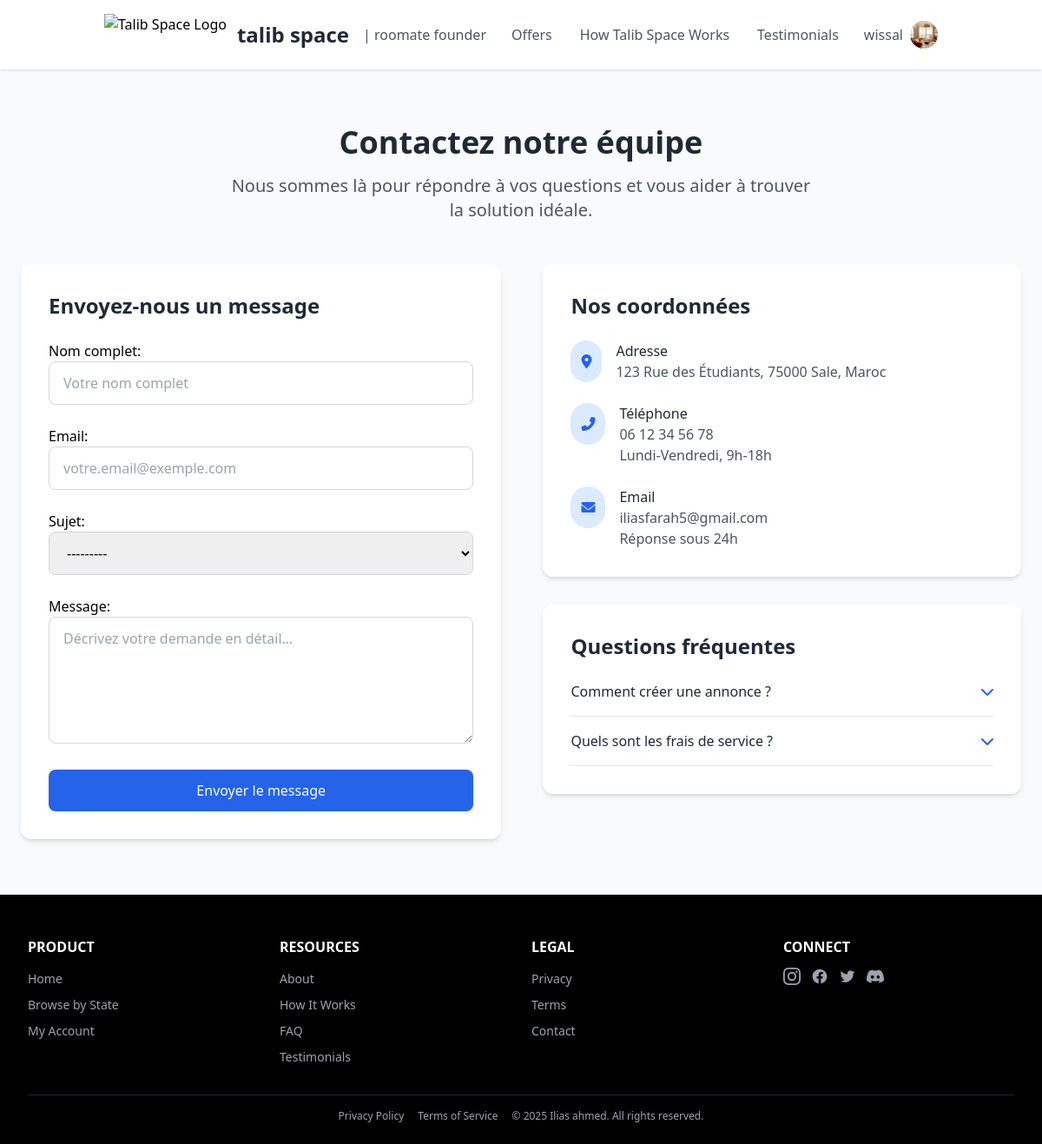
/contact/ (signed in), run on the app's committed database.
### authuser/models.py (models this page shows, shortened)
class User(AbstractBaseUser, PermissionsMixin):
    STATUS_CHOICES = [
        ('pending', 'Pending'),
        ('approved', 'Approved'),
        ('rejected', 'Rejected'),
    ]
    PROFILE_STATUS_CHOICES = [
        ('looking', 'Looking for offers'),
        ('posting', 'Has posted announcement'),
    ]
    email = models.EmailField(blank=True, default='', unique=True)
    name = models.CharField(max_length=255, blank=True, default='')
    surname = models.CharField(max_length=255, blank=True, default='')
    status = models.CharField(max_length=10, choices=STATUS_CHOICES, default='pending')
    profile_status = models.CharField(max_length=10, choices=PROFILE_STATUS_CHOICES, default='looking')
    is_active = models.BooleanField(default=True)
    is_superuser = models.BooleanField(default=False)
    is_staff = models.BooleanField(default=False)
    date_joined = models.DateTimeField(default=timezone.now)
    last_login = models.DateTimeField(blank=True, null=True)
    profile_picture = models.ImageField(upload_to=user_profile_pic_path, blank=True, null=True)
    description = models.TextField(blank=True, default='')
    objects = CustomUserManager()
    USERNAME_FIELD = 'email'
    EMAIL_FIELD = 'email'
    REQUIRED_FIELDS = ['name', 'surname']

### contact/views.py (the view)
# urls.py: path('', views.contact_view, name='contact'),
def contact_view(request):
    if request.method == 'POST':
        form = ContactForm(request.POST)
        if form.is_valid():
            contact_message = form.save()
            context = {
                'name': contact_message.name,
                'email': contact_message.email,
                'subject': contact_message.get_subject_display_full(),
                'message': contact_message.message,
                'date': contact_message.created_at,
            }
            try:
                logger.info(f"📧 Tentative d'envoi d'email pour {contact_message.name}")
                admin_subject = f"Nouveau message de contact - {contact_message.get_subject_display_full()}"
                admin_html_message = render_to_string('welcompage/email_admin.html', context)
                admin_plain_message = strip_tags(admin_html_message)
                send_mail(
                    subject=admin_subject,
                    message=admin_plain_message,
                    html_message=admin_html_message,
                    from_email=settings.DEFAULT_FROM_EMAIL,
                    recipient_list=[settings.CONTACT_EMAIL],
                    fail_silently=False,
                )
                logger.info("✅ Email administrateur envoyé avec succès")
                user_subject = "Confirmation de réception de votre message - Talib Space"
                user_html_message = render_to_string('welcompage/email_user_confirmation.html', context)
                user_plain_message = strip_tags(user_html_message)
                send_mail(
                    subject=user_subject,
                    message=user_plain_message,
                    html_message=user_html_message,
                    from_email=settings.DEFAULT_FROM_EMAIL,
                    recipient_list=[contact_message.email],
                    fail_silently=False,
                )
                logger.info("✅ Email de confirmation utilisateur envoyé avec succès")
                messages.success(request, 'Votre message a été envoyé avec succès ! Nous vous répondrons dans les plus brefs délais.')
                return redirect('contact:contact')
            except Exception as e:
                logger.error(f"❌ Erreur d'envoi d'email: {e}")
                if 'authentication' in str(e).lower() or 'username' in str(e).lower():
                    error_msg = 'Erreur d\'authentification Gmail. Vérifiez le mot de passe d\'application.'
                elif 'connection' in str(e).lower() or 'network' in str(e).lower():
                    error_msg = 'Erreur de connexion. Vérifiez votre connexion internet.'
                elif 'smtp' in str(e).lower():
                    error_msg = 'Erreur SMTP. Vérifiez la configuration Gmail.'
                else:
                    error_msg = f'Erreur technique: {str(e)}'
                messages.warning(request, f'Votre message a été enregistré mais l\'envoi par email a échoué: {error_msg}')
                print(f"❌ Erreur d'envoi d'email: {e}")
        else:
            messages.error(request, 'Veuillez corriger les erreurs dans le formulaire.')
    else:
        form = ContactForm()
    return render(request, 'welcompage/contact.html', {'form': form})

### messaging/context_processors.py (called while the page is built)
def unread_messages(request):
    if request.user.is_authenticated:
        unread_count = Message.objects.filter(
            conversation__participants=request.user,
            is_read=False
        ).exclude(sender=request.user).count()
        return {'unread_message_count': unread_count}
    return {'unread_message_count': 0}

### templates/welcompage/contact.html (shortened to what this page needs)
<!DOCTYPE html>
<html lang="en">
<head>
    <script src="https://cdn.tailwindcss.com"></script>
    <link rel="stylesheet" href="https://cdnjs.cloudflare.com/ajax/libs/font-awesome/6.0.0/css/all.min.css">
</head>
<body class="h-full flex flex-col bg-gray-50">
   <nav class="w-full sticky top-0 z-50 bg-white shadow">
    <div class="container mx-auto px-4 sm:px-6 lg:px-8">
        <div class="flex justify-between items-center py-4">
            <div class="flex items-center">
                <a href="{% url 'pages:homepage' %}" class="flex items-center">
                    <img src="https://img.freepik.com/vecteurs-premium/creation-logo-education-scolaire-maison-modele-logo-logement-etudiant_825834-932.jpg"
                        alt="Talib Space Logo" class="h-12 w-auto mr-3">
                    <span class="text-2xl font-extrabold text-gray-800">talib space</span>
                    <span class="ml-4 text-gray-600">| roomate founder</span>
                </a>
            </div>
            <div class="hidden md:flex items-center space-x-8">
                <a href="{% url 'pages:offers' %}" class="text-gray-600 hover:text-blue-500 transition duration-300">Offers</a>
                <a href="{% url 'pages:howworks' %}" class="text-gray-600 hover:text-blue-500 transition duration-300">How Talib Space Works</a>
                <a href="{% url 'pages:testo' %}" class="text-gray-600 hover:text-blue-500 transition duration-300">Testimonials</a>
            </div>
            {% if user.is_authenticated %}
                <div class="flex items-center space-x-4">
                    <div class="relative">
                        <button id="user-menu-button" type="button" class="flex items-center space-x-2 focus:outline-none">
                            <span class="text-gray-600">{{ user.name }}</span>
                            <div class="w-8 h-8 rounded-full bg-gray-200 flex items-center justify-center overflow-hidden">
                                {% if user.profile_picture %}
                                    <img src="{{ user.profile_picture.url }}" alt="Profile Photo" class="w-full h-full object-cover">
                                {% else %}
                                    <svg xmlns="http://www.w3.org/2000/svg" class="h-5 w-5 text-gray-500" viewBox="0 0 20 20" fill="currentColor">
                                        <path fill-rule="evenodd" d="M10 9a3 3 0 100-6 3 3 0 000 6zm-7 9a7 7 0 1114 0H3z" clip-rule="evenodd" />
                                    </svg>
                                {% endif %}
                            </div>
                        </button>
                    </div>
                </div>
            {% endif %}
        </div>
    </div>
</nav>
<main>
     <section class="py-16 px-4">
        <div class="container mx-auto max-w-6xl">
            <div class="text-center mb-12">
                <h1 class="text-4xl font-bold text-gray-800 mb-4">Contactez notre équipe</h1>
                <p class="text-xl text-gray-600 max-w-2xl mx-auto">
                    Nous sommes là pour répondre à vos questions et vous aider à trouver la solution idéale.
                </p>
            </div>
            <div class="flex flex-col lg:flex-row gap-12">
                <div class="lg:w-1/2 bg-white rounded-xl shadow-md p-8">
                    <h2 class="text-2xl font-semibold text-gray-800 mb-6">Envoyez-nous un message</h2>
                    <form method="post" class="space-y-6">
                        <div>
                            {{ form.name.label_tag }}
                            {{ form.name }}
                        </div>
                        <div>
                            {{ form.email.label_tag }}
                            {{ form.email }}
                        </div>
                        <div>
                            {{ form.subject.label_tag }}
                            {{ form.subject }}
                        </div>
                        <div>
                            {{ form.message.label_tag }}
                            {{ form.message }}
                        </div>
                        <button type="submit"
                                class="w-full bg-blue-600 hover:bg-blue-700 text-white font-medium py-3 px-6 rounded-lg transition duration-300 transform hover:scale-105">
                            Envoyer le message
                        </button>
                    </form>
                </div>
                <div class="lg:w-1/2 space-y-8">
                    <div class="bg-white rounded-xl shadow-md p-8">
                        <h2 class="text-2xl font-semibold text-gray-800 mb-6">Nos coordonnées</h2>
                        <div class="space-y-6">
                            <div class="flex items-start">
                                <div class="bg-blue-100 p-3 rounded-full mr-4">
                                    <i class="fas fa-map-marker-alt text-blue-600"></i>
                                </div>
                                <div>
                                    <h3 class="font-medium text-gray-800">Adresse</h3>
                                    <p class="text-gray-600">123 Rue des Étudiants, 75000 Sale, Maroc</p>
                                </div>
                            </div>
                            <div class="flex items-start">
                                <div class="bg-blue-100 p-3 rounded-full mr-4">
                                    <i class="fas fa-phone-alt text-blue-600"></i>
                                </div>
                                <div>
                                    <h3 class="font-medium text-gray-800">Téléphone</h3>
                                    <p class="text-gray-600">06 12 34 56 78</p>
                                    <p class="text-gray-600">Lundi-Vendredi, 9h-18h</p>
                                </div>
                            </div>
                            <div class="flex items-start">
                                <div class="bg-blue-100 p-3 rounded-full mr-4">
                                    <i class="fas fa-envelope text-blue-600"></i>
                                </div>
                                <div>
                                    <h3 class="font-medium text-gray-800">Email</h3>
                                    <p class="text-gray-600">iliasfarah5@gmail.com</p>
                                    <p class="text-gray-600">Réponse sous 24h</p>
                                </div>
                            </div>
                        </div>
                    </div>
                    <div class="bg-white rounded-xl shadow-md p-8">
                        <h2 class="text-2xl font-semibold text-gray-800 mb-6">Questions fréquentes</h2>
                        <div class="space-y-4">
                            <div class="border-b border-gray-200 pb-4 faq">
                                <button class="flex justify-between items-center w-full text-left font-medium text-gray-800">
                                    <span>Comment créer une annonce ?</span>
                                    <i class="fas fa-chevron-down text-blue-600 transition-transform duration-300"></i>
                                </button>
                            </div>
                            <div class="border-b border-gray-200 pb-4 faq">
                                <button class="flex justify-between items-center w-full text-left font-medium text-gray-800">
                                    <span>Quels sont les frais de service ?</span>
                                    <i class="fas fa-chevron-down text-blue-600 transition-transform duration-300"></i>
                                </button>
                            </div>
                        </div>
                    </div>
                </div>
            </div>
        </div>
    </section>
    <footer class="bg-black text-white pt-12 pb-6 px-4 sm:px-6 lg:px-8">
            <div class="max-w-7xl mx-auto">
              <div class="grid grid-cols-1 md:grid-cols-3 lg:grid-cols-4 gap-6 mb-8">
                <div>
                  <h3 class="text-base font-semibold mb-3">PRODUCT</h3>
                  <ul class="space-y-1.5">
                    <li><a href="#" class="text-gray-400 hover:text-white transition text-sm">Home</a></li>
                    <li><a href="#" class="text-gray-400 hover:text-white transition text-sm">Browse by State</a></li>
                    <li><a href="#" class="text-gray-400 hover:text-white transition text-sm">My Account</a></li>
                  </ul>
                </div>
                <div>
                  <h3 class="text-base font-semibold mb-3">RESOURCES</h3>
                  <ul class="space-y-1.5">
                    <li><a href="#" class="text-gray-400 hover:text-white transition text-sm">About</a></li>
                    <li><a href="#" class="text-gray-400 hover:text-white transition text-sm">How It Works</a></li>
                    <li><a href="#" class="text-gray-400 hover:text-white transition text-sm">FAQ</a></li>
                    <li><a href="#" class="text-gray-400 hover:text-white transition text-sm">Testimonials</a></li>
                  </ul>
                </div>
                <div>
                  <h3 class="text-base font-semibold mb-3">LEGAL</h3>
                  <ul class="space-y-1.5">
                    <li><a href="#" class="text-gray-400 hover:text-white transition text-sm">Privacy</a></li>
                    <li><a href="#" class="text-gray-400 hover:text-white transition text-sm">Terms</a></li>
                    <li><a href="{% url 'contact:contact' %}" class="text-gray-400 hover:text-white transition text-sm">Contact</a></li>
                  </ul>
                </div>
                <div>
                  <h3 class="text-base font-semibold mb-3">CONNECT</h3>
                  <div class="flex space-x-3">
                    <a href="#" class="text-gray-400 hover:text-white transition">
                    </a>
                    <a href="#" class="text-gray-400 hover:text-white transition">
                    </a>
                    <a href="#" class="text-gray-400 hover:text-white transition">
                    </a>
                    <a href="#" class="text-gray-400 hover:text-white transition">
                    </a>
                  </div>
                </div>
              </div>
              <div class="border-t border-gray-800 pt-4 text-center text-gray-400 text-xs">
                <div class="flex flex-col md:flex-row justify-center items-center space-y-1 md:space-y-0 md:space-x-4">
                  <a href="#" class="hover:text-white transition">Privacy Policy</a>
                  <a href="#" class="hover:text-white transition">Terms of Service</a>
                  <span>© 2025 Ilias ahmed. All rights reserved.</span>
                </div>
              </div>
            </div>
          </footer>
</main>
</body>
</html>

### templates/welcompage/contact.html (style rules this page uses)
input::placeholder { text-align: left; }

### data on the page
User: name "wissal", profile_picture (picture)
